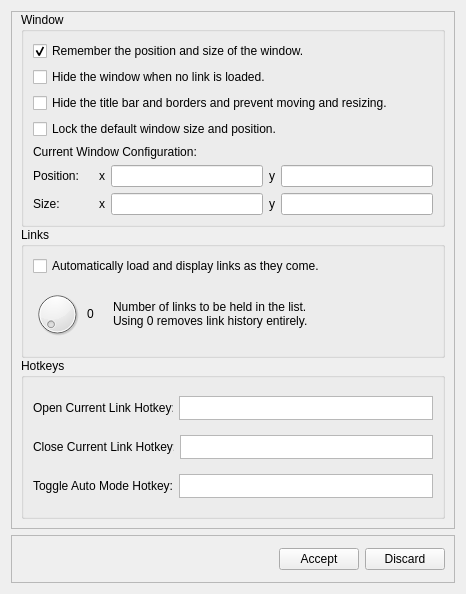
<?xml version="1.0" encoding="UTF-8"?>
<ui version="4.0">
 <class>SettingsDialog</class>
 <widget class="QWidget" name="SettingsDialog">
  <property name="windowModality">
   <enum>Qt::NonModal</enum>
  </property>
  <property name="geometry">
   <rect>
    <x>0</x>
    <y>0</y>
    <width>466</width>
    <height>594</height>
   </rect>
  </property>
  <property name="sizePolicy">
   <sizepolicy hsizetype="Fixed" vsizetype="Fixed">
    <horstretch>0</horstretch>
    <verstretch>0</verstretch>
   </sizepolicy>
  </property>
  <property name="focusPolicy">
   <enum>Qt::TabFocus</enum>
  </property>
  <property name="windowTitle">
   <string>Dialog</string>
  </property>
  <layout class="QVBoxLayout" name="verticalLayout">
   <item>
    <widget class="QScrollArea" name="scrollArea">
     <property name="widgetResizable">
      <bool>true</bool>
     </property>
     <property name="alignment">
      <set>Qt::AlignLeading|Qt::AlignLeft|Qt::AlignVCenter</set>
     </property>
     <widget class="QWidget" name="scrollAreaWidgetContents">
      <property name="geometry">
       <rect>
        <x>0</x>
        <y>0</y>
        <width>446</width>
        <height>520</height>
       </rect>
      </property>
      <layout class="QVBoxLayout" name="verticalLayout_2">
       <property name="spacing">
        <number>0</number>
       </property>
       <property name="leftMargin">
        <number>0</number>
       </property>
       <property name="topMargin">
        <number>0</number>
       </property>
       <property name="rightMargin">
        <number>0</number>
       </property>
       <property name="bottomMargin">
        <number>0</number>
       </property>
       <item>
        <layout class="QVBoxLayout" name="SettingsArea" stretch="0,0,0">
         <property name="sizeConstraint">
          <enum>QLayout::SetDefaultConstraint</enum>
         </property>
         <property name="leftMargin">
          <number>9</number>
         </property>
         <property name="topMargin">
          <number>0</number>
         </property>
         <property name="rightMargin">
          <number>9</number>
         </property>
         <property name="bottomMargin">
          <number>9</number>
         </property>
         <item>
          <widget class="QGroupBox" name="WidnowGroupBox">
           <property name="title">
            <string>Window</string>
           </property>
           <layout class="QVBoxLayout" name="verticalLayout_5">
            <item>
             <widget class="QCheckBox" name="RemPosCheckBox">
              <property name="text">
               <string>Remember the position and size of the window.</string>
              </property>
              <property name="checked">
               <bool>true</bool>
              </property>
             </widget>
            </item>
            <item>
             <widget class="QCheckBox" name="HideCheckBox">
              <property name="text">
               <string>Hide the window when no link is loaded.</string>
              </property>
             </widget>
            </item>
            <item>
             <widget class="QCheckBox" name="HideBarCheckBox">
              <property name="text">
               <string>Hide the title bar and borders and prevent moving and resizing.</string>
              </property>
             </widget>
            </item>
            <item>
             <widget class="QCheckBox" name="LockPosCheckBox">
              <property name="text">
               <string>Lock the default window size and position.</string>
              </property>
             </widget>
            </item>
            <item>
             <layout class="QVBoxLayout" name="verticalLayout_6">
              <property name="bottomMargin">
               <number>0</number>
              </property>
              <item>
               <widget class="QLabel" name="CurrentPosLabel">
                <property name="text">
                 <string>Current Window Configuration:</string>
                </property>
               </widget>
              </item>
              <item>
               <layout class="QHBoxLayout" name="horizontalLayout_7">
                <property name="bottomMargin">
                 <number>0</number>
                </property>
                <item>
                 <widget class="QLabel" name="label_7">
                  <property name="minimumSize">
                   <size>
                    <width>60</width>
                    <height>0</height>
                   </size>
                  </property>
                  <property name="text">
                   <string>Position:</string>
                  </property>
                 </widget>
                </item>
                <item>
                 <widget class="QLabel" name="label_8">
                  <property name="text">
                   <string>x</string>
                  </property>
                 </widget>
                </item>
                <item>
                 <widget class="QLineEdit" name="PosXEdit"/>
                </item>
                <item>
                 <widget class="QLabel" name="label_9">
                  <property name="text">
                   <string>y</string>
                  </property>
                 </widget>
                </item>
                <item>
                 <widget class="QLineEdit" name="PosYEdit"/>
                </item>
               </layout>
              </item>
              <item>
               <layout class="QHBoxLayout" name="horizontalLayout_6">
                <property name="bottomMargin">
                 <number>0</number>
                </property>
                <item>
                 <widget class="QLabel" name="label_4">
                  <property name="minimumSize">
                   <size>
                    <width>60</width>
                    <height>0</height>
                   </size>
                  </property>
                  <property name="text">
                   <string>Size:</string>
                  </property>
                 </widget>
                </item>
                <item>
                 <widget class="QLabel" name="label_11">
                  <property name="text">
                   <string>x</string>
                  </property>
                 </widget>
                </item>
                <item>
                 <widget class="QLineEdit" name="SizeXEdit"/>
                </item>
                <item>
                 <widget class="QLabel" name="label_10">
                  <property name="text">
                   <string>y</string>
                  </property>
                 </widget>
                </item>
                <item>
                 <widget class="QLineEdit" name="SizeYEdit"/>
                </item>
               </layout>
              </item>
             </layout>
            </item>
           </layout>
          </widget>
         </item>
         <item>
          <widget class="QGroupBox" name="LinkGroupBox">
           <property name="title">
            <string>Links</string>
           </property>
           <layout class="QVBoxLayout" name="verticalLayout_3">
            <item>
             <widget class="QCheckBox" name="AutoCheckBox">
              <property name="text">
               <string>Automatically load and display links as they come.</string>
              </property>
             </widget>
            </item>
            <item>
             <layout class="QHBoxLayout" name="horizontalLayout_2" stretch="0,0,3">
              <item>
               <widget class="QDial" name="LinkCountDial">
                <property name="maximumSize">
                 <size>
                  <width>48</width>
                  <height>64</height>
                 </size>
                </property>
                <property name="maximum">
                 <number>20</number>
                </property>
               </widget>
              </item>
              <item>
               <widget class="QLabel" name="DialDisplay">
                <property name="minimumSize">
                 <size>
                  <width>20</width>
                  <height>0</height>
                 </size>
                </property>
                <property name="text">
                 <string>0</string>
                </property>
               </widget>
              </item>
              <item>
               <widget class="QLabel" name="label">
                <property name="text">
                 <string>Number of links to be held in the list. 
Using 0 removes link history entirely. </string>
                </property>
               </widget>
              </item>
             </layout>
            </item>
           </layout>
          </widget>
         </item>
         <item>
          <widget class="QGroupBox" name="HotkeyGroupBox">
           <property name="title">
            <string>Hotkeys</string>
           </property>
           <layout class="QVBoxLayout" name="verticalLayout_4">
            <item>
             <layout class="QHBoxLayout" name="horizontalLayout_3">
              <item>
               <widget class="QLabel" name="label_2">
                <property name="minimumSize">
                 <size>
                  <width>140</width>
                  <height>0</height>
                 </size>
                </property>
                <property name="text">
                 <string>Open Current Link Hotkey:</string>
                </property>
               </widget>
              </item>
              <item>
               <widget class="QTextEdit" name="OpenHotkeyEdit">
                <property name="minimumSize">
                 <size>
                  <width>0</width>
                  <height>24</height>
                 </size>
                </property>
                <property name="maximumSize">
                 <size>
                  <width>16777215</width>
                  <height>24</height>
                 </size>
                </property>
               </widget>
              </item>
             </layout>
            </item>
            <item>
             <layout class="QHBoxLayout" name="horizontalLayout_5">
              <item>
               <widget class="QLabel" name="label_3">
                <property name="minimumSize">
                 <size>
                  <width>140</width>
                  <height>0</height>
                 </size>
                </property>
                <property name="text">
                 <string>Close Current Link Hotkey:</string>
                </property>
               </widget>
              </item>
              <item>
               <widget class="QTextEdit" name="CloseHotkeyEdit">
                <property name="minimumSize">
                 <size>
                  <width>0</width>
                  <height>24</height>
                 </size>
                </property>
                <property name="maximumSize">
                 <size>
                  <width>16777215</width>
                  <height>24</height>
                 </size>
                </property>
               </widget>
              </item>
             </layout>
            </item>
            <item>
             <layout class="QHBoxLayout" name="horizontalLayout_4">
              <item>
               <widget class="QLabel" name="label_5">
                <property name="minimumSize">
                 <size>
                  <width>140</width>
                  <height>0</height>
                 </size>
                </property>
                <property name="text">
                 <string>Toggle Auto Mode Hotkey:</string>
                </property>
               </widget>
              </item>
              <item>
               <widget class="QTextEdit" name="AutoHotkeyEdit">
                <property name="minimumSize">
                 <size>
                  <width>0</width>
                  <height>24</height>
                 </size>
                </property>
                <property name="maximumSize">
                 <size>
                  <width>16777215</width>
                  <height>24</height>
                 </size>
                </property>
               </widget>
              </item>
             </layout>
            </item>
           </layout>
          </widget>
         </item>
        </layout>
       </item>
      </layout>
     </widget>
    </widget>
   </item>
   <item>
    <widget class="QFrame" name="BottomArea">
     <property name="minimumSize">
      <size>
       <width>0</width>
       <height>48</height>
      </size>
     </property>
     <property name="maximumSize">
      <size>
       <width>16777215</width>
       <height>48</height>
      </size>
     </property>
     <property name="frameShape">
      <enum>QFrame::StyledPanel</enum>
     </property>
     <property name="frameShadow">
      <enum>QFrame::Raised</enum>
     </property>
     <layout class="QHBoxLayout" name="horizontalLayout">
      <item>
       <widget class="QLabel" name="label_6">
        <property name="text">
         <string/>
        </property>
       </widget>
      </item>
      <item>
       <spacer name="horizontalSpacer">
        <property name="orientation">
         <enum>Qt::Horizontal</enum>
        </property>
        <property name="sizeHint" stdset="0">
         <size>
          <width>40</width>
          <height>20</height>
         </size>
        </property>
       </spacer>
      </item>
      <item>
       <widget class="QPushButton" name="AcceptButton">
        <property name="text">
         <string>Accept</string>
        </property>
       </widget>
      </item>
      <item>
       <widget class="QPushButton" name="DiscardButton">
        <property name="text">
         <string>Discard</string>
        </property>
       </widget>
      </item>
     </layout>
    </widget>
   </item>
  </layout>
 </widget>
 <resources/>
 <connections/>
</ui>
